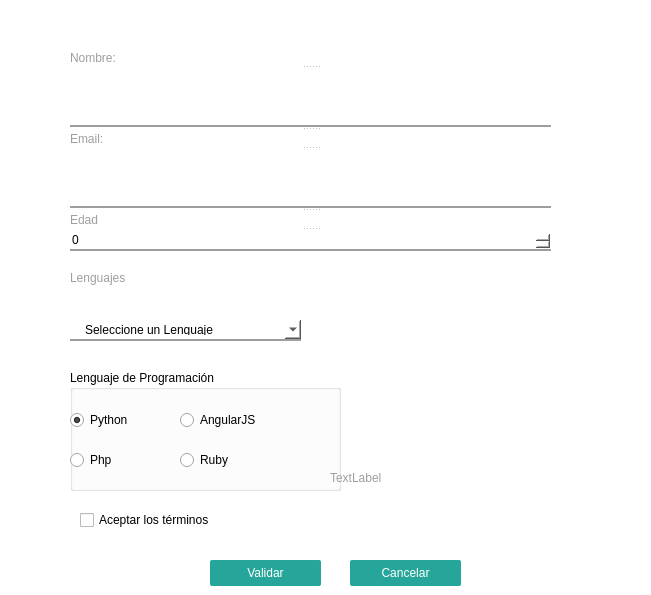
<?xml version="1.0" encoding="UTF-8"?>
<ui version="4.0">
 <class>Dialog</class>
 <widget class="QDialog" name="Dialog">
  <property name="geometry">
   <rect>
    <x>0</x>
    <y>0</y>
    <width>651</width>
    <height>595</height>
   </rect>
  </property>
  <property name="windowTitle">
   <string>Dialog</string>
  </property>
  <property name="styleSheet">
   <string notr="true">QDialog{

background-color: #FFFFFF;
margin: 0;
font-family: sans-serif;
color: inherit;
font: inherit;
margin: 0;

}

QPushButton{

border: none;
border-radius: 2px;
outline: 0;
padding: 0 2rem;
text-transform: uppercase;
vertical-align: middle;
text-decoration: none;
color: #fff;
background-color: #26a69a;
text-align: center;

}

QPushButton:hover{

background-color: #2bbbad;
margin: 0;
margin-left: 3rem;

}

QLabel{

color: #9e9e9e;
position: absolute;
top: 0.8rem;
left: 0.75rem;

}

QLabel:hover{

color: #26a69a;

}

QLineEdit{

font-family: &quot;Roboto&quot;;
color: #000;
width: 20px;
height: 20px;
outline: none;
padding: 15px;
background: #fff;
border: none;
border-bottom: 2px solid #9e9e9e;

}

QLineEdit:hover{

outline: none;
border-bottom: 2px solid #26a69a; 

}

QSpinBox{

font-family: &quot;Roboto&quot;;
color: #000;
background: #fff;
border: none;
border-bottom: 2px solid #9e9e9e;

}

QSpinBox:hover{

outline: none;
border-bottom: 2px solid #26a69a; 

}

QRadioButton:hover{

background: #26a69a;
color: #f2f2f2;
padding: 5px 15px;

}

QComboBox{

font-family: &quot;Roboto&quot;;
color: #000;
width: 20px;
height: 20px;
outline: none;
padding: 15px;
background: #fff;
border: none;
border-bottom: 2px solid #9e9e9e;

}

QComboBox:hover{

padding: 5px 15px;
outline: none;
border-bottom: 2px solid #26a69a; 

}
</string>
  </property>
  <widget class="QPushButton" name="boton">
   <property name="geometry">
    <rect>
     <x>210</x>
     <y>560</y>
     <width>111</width>
     <height>26</height>
    </rect>
   </property>
   <property name="text">
    <string>Validar</string>
   </property>
  </widget>
  <widget class="QPushButton" name="cancelar">
   <property name="geometry">
    <rect>
     <x>350</x>
     <y>560</y>
     <width>111</width>
     <height>26</height>
    </rect>
   </property>
   <property name="text">
    <string>Cancelar</string>
   </property>
  </widget>
  <widget class="QGroupBox" name="groupBox">
   <property name="geometry">
    <rect>
     <x>70</x>
     <y>370</y>
     <width>271</width>
     <height>121</height>
    </rect>
   </property>
   <property name="title">
    <string>Lenguaje de Programación</string>
   </property>
   <widget class="QRadioButton" name="rbPython">
    <property name="geometry">
     <rect>
      <x>0</x>
      <y>40</y>
      <width>107</width>
      <height>20</height>
     </rect>
    </property>
    <property name="text">
     <string>Python</string>
    </property>
    <property name="checked">
     <bool>true</bool>
    </property>
   </widget>
   <widget class="QRadioButton" name="rbPhp">
    <property name="geometry">
     <rect>
      <x>0</x>
      <y>80</y>
      <width>107</width>
      <height>20</height>
     </rect>
    </property>
    <property name="text">
     <string>Php</string>
    </property>
   </widget>
   <widget class="QRadioButton" name="rbAngular">
    <property name="geometry">
     <rect>
      <x>110</x>
      <y>40</y>
      <width>111</width>
      <height>20</height>
     </rect>
    </property>
    <property name="text">
     <string>AngularJS</string>
    </property>
   </widget>
   <widget class="QRadioButton" name="rbRuby">
    <property name="geometry">
     <rect>
      <x>110</x>
      <y>80</y>
      <width>107</width>
      <height>20</height>
     </rect>
    </property>
    <property name="text">
     <string>Ruby</string>
    </property>
    <property name="checked">
     <bool>false</bool>
    </property>
   </widget>
  </widget>
  <widget class="QCheckBox" name="cbTerminos">
   <property name="geometry">
    <rect>
     <x>80</x>
     <y>510</y>
     <width>171</width>
     <height>20</height>
    </rect>
   </property>
   <property name="text">
    <string>Aceptar los términos</string>
   </property>
  </widget>
  <widget class="QLabel" name="labelLenguaje">
   <property name="geometry">
    <rect>
     <x>330</x>
     <y>410</y>
     <width>181</width>
     <height>16</height>
    </rect>
   </property>
   <property name="text">
    <string/>
   </property>
  </widget>
  <widget class="QLabel" name="labelTerminos">
   <property name="geometry">
    <rect>
     <x>330</x>
     <y>470</y>
     <width>231</width>
     <height>16</height>
    </rect>
   </property>
   <property name="text">
    <string>TextLabel</string>
   </property>
  </widget>
  <widget class="QComboBox" name="cmbLenguajes">
   <property name="geometry">
    <rect>
     <x>70</x>
     <y>320</y>
     <width>231</width>
     <height>21</height>
    </rect>
   </property>
   <item>
    <property name="text">
     <string>Seleccione un Lenguaje</string>
    </property>
   </item>
   <item>
    <property name="text">
     <string>NodeJS</string>
    </property>
   </item>
   <item>
    <property name="text">
     <string>Bash</string>
    </property>
   </item>
   <item>
    <property name="text">
     <string>Java</string>
    </property>
   </item>
  </widget>
  <widget class="QLabel" name="label_4">
   <property name="geometry">
    <rect>
     <x>70</x>
     <y>270</y>
     <width>81</width>
     <height>16</height>
    </rect>
   </property>
   <property name="text">
    <string>Lenguajes</string>
   </property>
  </widget>
  <widget class="QSplitter" name="splitter">
   <property name="geometry">
    <rect>
     <x>70</x>
     <y>50</y>
     <width>481</width>
     <height>201</height>
    </rect>
   </property>
   <property name="orientation">
    <enum>Qt::Vertical</enum>
   </property>
   <widget class="QLabel" name="label">
    <property name="text">
     <string>Nombre:</string>
    </property>
   </widget>
   <widget class="QLineEdit" name="nombre">
    <property name="text">
     <string/>
    </property>
   </widget>
   <widget class="QLabel" name="label_2">
    <property name="text">
     <string>Email:</string>
    </property>
   </widget>
   <widget class="QLineEdit" name="email">
    <property name="placeholderText">
     <string/>
    </property>
   </widget>
   <widget class="QLabel" name="label_3">
    <property name="text">
     <string>Edad</string>
    </property>
   </widget>
   <widget class="QSpinBox" name="edad"/>
  </widget>
 </widget>
 <resources/>
 <connections/>
</ui>
